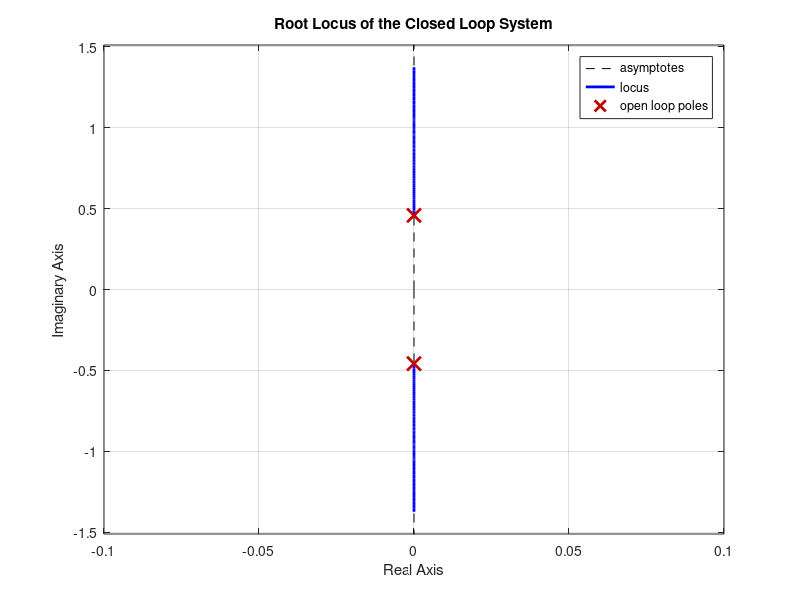

MATLAB code for this plot:
s = tf('s'); 
 
alpha = 0; 
 
m = 0.11; 
R = 0.015; 
d = 0.03; 
g = -9.8; 
L = 1.0; 
I = 0.00000999; 
 
Y = -m*g*(d/L); 
Theta = (s^2)*((I/R^2)+m); 
 
G = Y/Theta; 
 
G_cl = feedback(G, 1); 
 
figure; 
rlocus(G_cl); 
title('Root Locus of the Closed Loop System'); 
grid on; 
